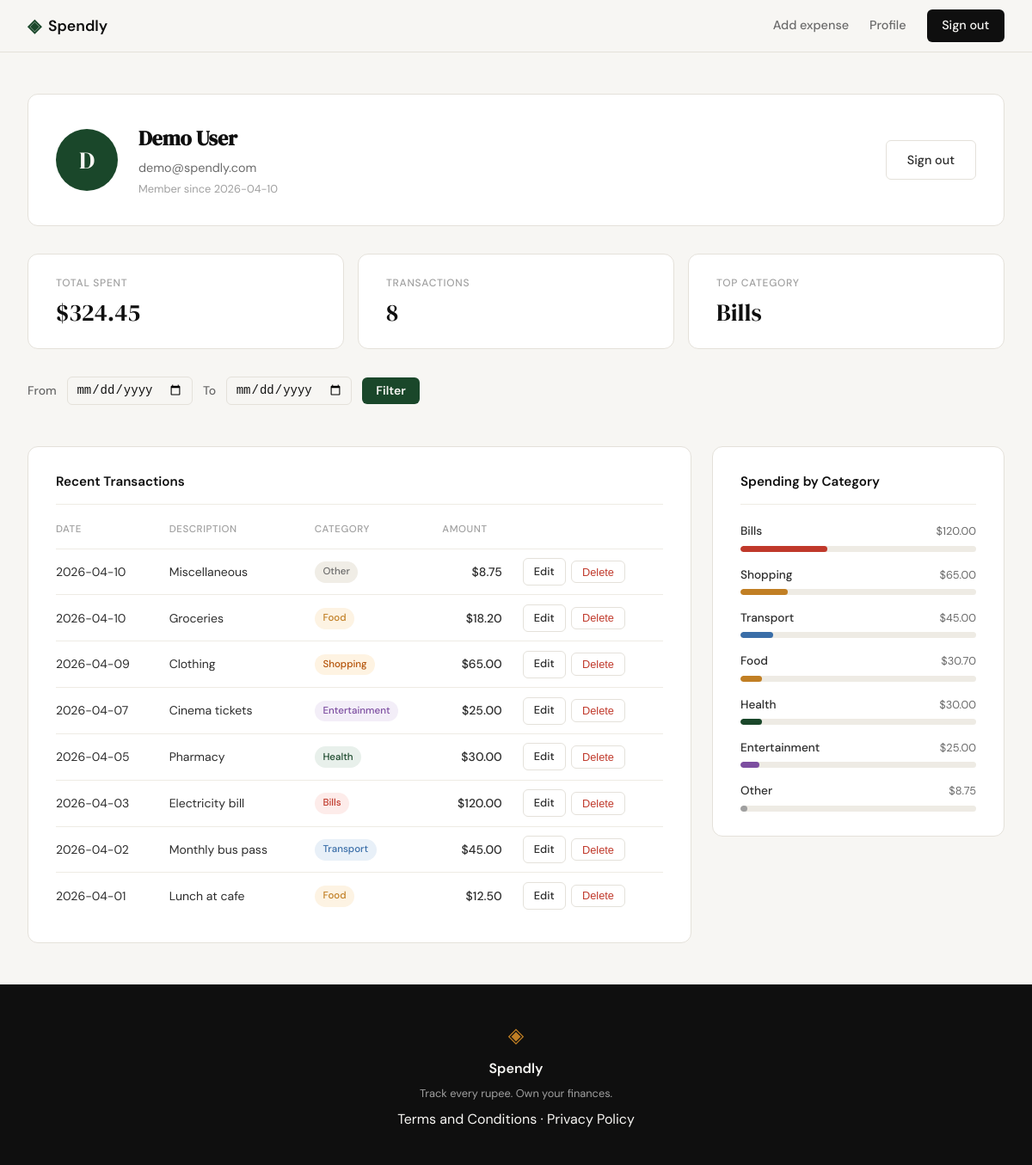
Page /profile (signed in) on the earlier database version.
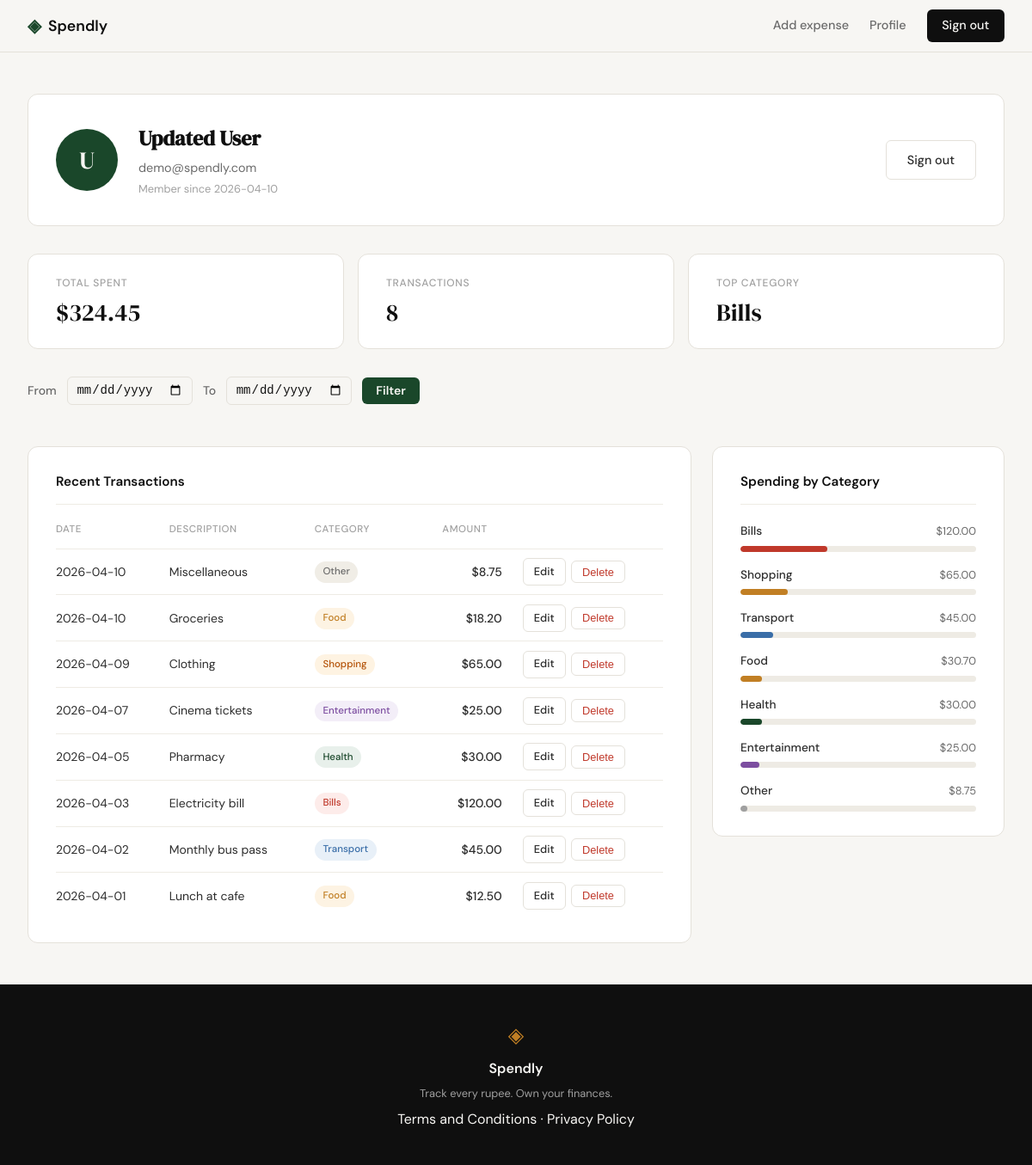
Same page on the later database version.
### tables this page shows
CREATE TABLE users (
            id            INTEGER PRIMARY KEY AUTOINCREMENT,
            name          TEXT    NOT NULL,
            email         TEXT    NOT NULL UNIQUE,
            password_hash TEXT    NOT NULL,
            created_at    TEXT    NOT NULL DEFAULT (datetime('now'))
        );

### app.py (the view, shortened to what this page needs)
@app.route("/profile", methods=["GET", "POST"])
def profile():
    if not session.get("user_id"):
        return redirect(url_for("login"))
    user = get_user_by_id(session["user_id"])
    start_date = request.args.get("start_date", "").strip()
    end_date = request.args.get("end_date", "").strip()
    transactions = get_expenses(
        session["user_id"], start_date or None, end_date or None
    )
    stats = get_expense_stats(session["user_id"], start_date or None, end_date or None)
    categories = _build_categories(transactions, stats["total_spent"])
    return render_template(
        "profile.html",
        user=user,
        stats=stats,
        transactions=transactions,
        categories=categories,
        start_date=start_date,
        end_date=end_date,
    )

### app.py (called while the page is built)
def _build_categories(transactions, total_spent):
    cat_totals = {}
    for txn in transactions:
        cat_totals[txn["category"]] = cat_totals.get(txn["category"], 0) + txn["amount"]
    categories = []
    for name, amount in sorted(cat_totals.items(), key=lambda x: x[1], reverse=True):
        pct = round(amount / total_spent * 100) if total_spent else 0
        categories.append({"name": name, "amount": amount, "pct": pct})
    return categories

### database/db.py (called while the page is built)
def get_db():
    conn = sqlite3.connect(DB_PATH)
    conn.row_factory = sqlite3.Row
    conn.execute("PRAGMA foreign_keys = ON")
    return conn

def get_user_by_id(user_id):
    conn = get_db()
    user = conn.execute(
        "SELECT id, name, email, password_hash, created_at FROM users WHERE id = ?",
        (user_id,),
    ).fetchone()
    conn.close()
    return user

### templates/profile.html (shortened to what this page needs)
{% extends "base.html" %}
{% block content %}
<div class="profile-page">
    <div class="profile-header">
        <div class="profile-avatar">{{ user["name"][0].upper() }}</div>
        <div class="profile-header-info">
            <h1 class="profile-name">{{ user["name"] }}</h1>
            <p class="profile-email">{{ user["email"] }}</p>
            <p class="profile-since">Member since {{ user["created_at"][:10] }}</p>
        </div>
        <a href="{{ url_for('logout') }}" class="btn-ghost profile-signout">Sign out</a>
    </div>
    <div class="profile-stats">
        <div class="stat-card">
            <p class="stat-label">Total Spent</p>
            <p class="stat-value">${{ "%.2f"|format(stats.total_spent) }}</p>
        </div>
        <div class="stat-card">
            <p class="stat-label">Transactions</p>
            <p class="stat-value">{{ stats.transaction_count }}</p>
        </div>
        <div class="stat-card">
            <p class="stat-label">Top Category</p>
            <p class="stat-value">{{ stats.top_category }}</p>
        </div>
    </div>
    <div class="profile-grid">
        <div class="filter-bar">
            <form method="GET" action="{{ url_for('profile') }}" class="filter-form">
                <label for="start_date" class="filter-label">From</label>
                <input type="date" id="start_date" name="start_date"
                       value="{{ start_date }}" class="filter-input">
                <label for="end_date" class="filter-label">To</label>
                <input type="date" id="end_date" name="end_date"
                       value="{{ end_date }}" class="filter-input">
                <button type="submit" class="btn-accent filter-btn">Filter</button>
            </form>
        </div>
        <section class="profile-card">
            <h2 class="profile-card-title">Recent Transactions</h2>
            <table class="txn-table">
                <thead>
                    <tr>
                        <th>Date</th>
                        <th>Description</th>
                        <th>Category</th>
                        <th class="txn-amount-col">Amount</th>
                        <th></th>
                    </tr>
                </thead>
                <tbody>
                    {% for txn in transactions %}
                    <tr>
                        <td class="txn-date">{{ txn.date }}</td>
                        <td class="txn-desc">{{ txn.description }}</td>
                        <td><span class="cat-badge cat-badge--{{ txn.category | lower | replace(' ', '-') }}">{{ txn.category }}</span></td>
                        <td class="txn-amount">${{ "%.2f"|format(txn.amount) }}</td>
                        <td>
                            <div class="txn-actions">
                                <a href="{{ url_for('edit_expense', id=txn.id) }}" class="btn-ghost txn-action-btn">Edit</a>
                                <form method="POST" action="{{ url_for('delete_expense', id=txn.id) }}" class="txn-delete-form">
                                    <button type="submit" class="btn-ghost txn-action-btn txn-delete-btn">Delete</button>
                                </form>
                            </div>
                        </td>
                    </tr>
                    {% endfor %}
                </tbody>
            </table>
        </section>
        <section class="profile-card">
            <h2 class="profile-card-title">Spending by Category</h2>
            <div class="cat-breakdown">
                {% for cat in categories %}
                <div class="cat-row">
                    <div class="cat-row-header">
                        <span class="cat-row-name">{{ cat.name }}</span>
                        <span class="cat-row-amt">${{ "%.2f"|format(cat.amount) }}</span>
                    </div>
                    <div class="cat-track">
                        <div class="cat-bar cat-bar--{{ cat.name | lower | replace(' ', '-') }}" style="--w: {{ cat.pct }}%"></div>
                    </div>
                </div>
                {% endfor %}
            </div>
        </section>
    </div>
</div>
{% endblock %}

Differences in the rows shown:
changed users "demo@spendly.com": name "D" → "U"; name "Demo User" → "Updated User"
